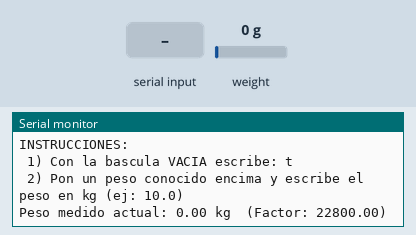
The sketch below on a simulated ESP32. Shown: the last lines printed to the serial monitor. Inputs (shaded band) come from the test bench; at power-on: weight on the scale 0 g.

Above: at 3.1 s.
3.2 s: "t\n" received over Serial
At 5.7 s:
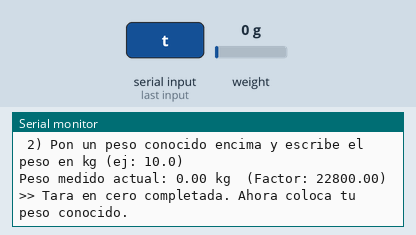
6.7 s: "90,45\n" received over Serial
At 9.4 s:
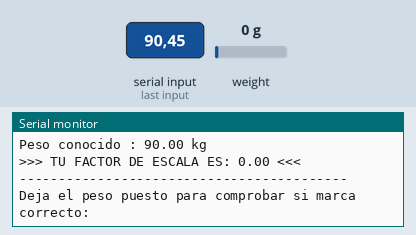
10.5 s: weight on the scale set to 100 g
At 12.5 s:
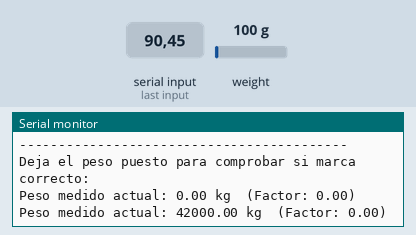
12.8 s: weight on the scale set to 1250 g
At 14.0 s:
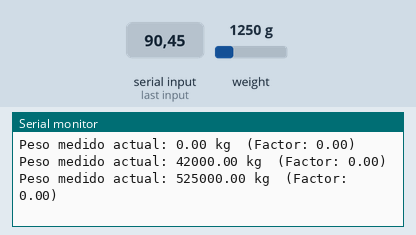
Timing chart, 0 to 15.8 s (numbered marks = the images above; inputs shaded):
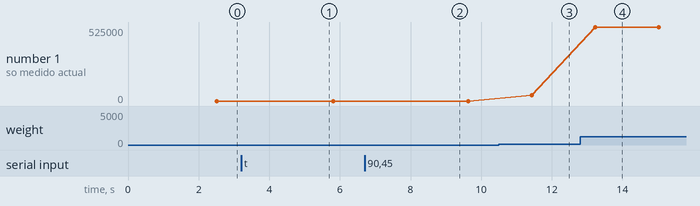

The sketch:

calibracion_hx711.ino
```cpp
/*
 * ============================================================================
 *  GAS-ZERO — Sketch Rápido de Calibración HX711 (Para Principiantes)
 * ============================================================================
 *  Úsalo UNA SOLA VEZ al armar tu báscula para obtener tu "scaleFactor".
 *
 *  PASOS:
 *   1. Sube este código al ESP32 y abre el Monitor Serie a 115200 baudios.
 *   2. Deja la báscula TOTALMENTE VACÍA y escribe la letra:  t  (Enter).
 *   3. Coloca un objeto de peso conocido (ej. un garrafón de 10 o 20 kg)
 *      y escribe su peso en kg, por ejemplo:  10.0  (Enter).
 *   4. Anota el FACTOR DE ESCALA que aparecerá en pantalla y cópialo en
 *      gas_zero_esp32.ino (o guárdalo allá con el comando "F <numero>").
 * ============================================================================
 */

#include <Arduino.h>
#include <HX711.h>

static const uint8_t PIN_HX711_DOUT = 4;
static const uint8_t PIN_HX711_SCK  = 5;

HX711 scale;
float currentFactor = 22800.0f;

void setup() {
  Serial.begin(115200);
  delay(400);

  Serial.println("\n==========================================");
  Serial.println("     GAS-ZERO · CALIBRADOR HX711 v1.0     ");
  Serial.println("==========================================");

  scale.begin(PIN_HX711_DOUT, PIN_HX711_SCK);
  if (!scale.wait_ready_timeout(2000)) {
    Serial.println("ERROR: No se detecta el módulo HX711.");
    Serial.println("Revisa cables: VCC->3V3, GND->GND, DT->GPIO4, SCK->GPIO5.");
  } else {
    scale.set_scale();
    scale.tare(15);
    Serial.println("HX711 detectado y puesto en 0.00 kg.");
  }

  Serial.println("\nINSTRUCCIONES:");
  Serial.println(" 1) Con la bascula VACIA escribe: t");
  Serial.println(" 2) Pon un peso conocido encima y escribe el peso en kg (ej: 10.0)");
}

void loop() {
  if (Serial.available()) {
    String input = Serial.readStringUntil('\n');
    input.trim();

    if (input.equalsIgnoreCase("t")) {
      scale.set_scale();
      scale.tare(15);
      Serial.println(">> Tara en cero completada. Ahora coloca tu peso conocido.");
    } else {
      float knownKg = input.toFloat();
      if (knownKg > 0.2f) {
        scale.set_scale(1.0f);
        float raw = scale.get_units(20);
        currentFactor = raw / knownKg;
        scale.set_scale(currentFactor);

        Serial.println("------------------------------------------");
        Serial.printf("Lectura cruda : %.2f\n", raw);
        Serial.printf("Peso conocido : %.2f kg\n", knownKg);
        Serial.printf(">>> TU FACTOR DE ESCALA ES: %.2f <<<\n", currentFactor);
        Serial.println("------------------------------------------");
        Serial.println("Deja el peso puesto para comprobar si marca correcto:");
      }
    }
  }

  if (scale.wait_ready_timeout(500)) {
    scale.set_scale(currentFactor);
    float kg = scale.get_units(6);
    Serial.printf("Peso medido actual: %.2f kg  (Factor: %.2f)\n", kg, currentFactor);
  }
  delay(1200);
}
```

Measured:
- after the input at 3.2 s, the serial monitor: prints a new line after 2.0 s (image 1)
- after the input at 6.7 s, the serial monitor: prints a new line after 2.3 s (image 2)
- after the input at 10.5 s, the serial monitor: prints a new line after 0.93 s (image 3)
- after the input at 12.8 s, the serial monitor: prints a new line after 0.43 s (image 4)
- plotted number 1: 0 → 42000 after the input at 10.5 s, 42000 → 525000 after the input at 12.8 s
